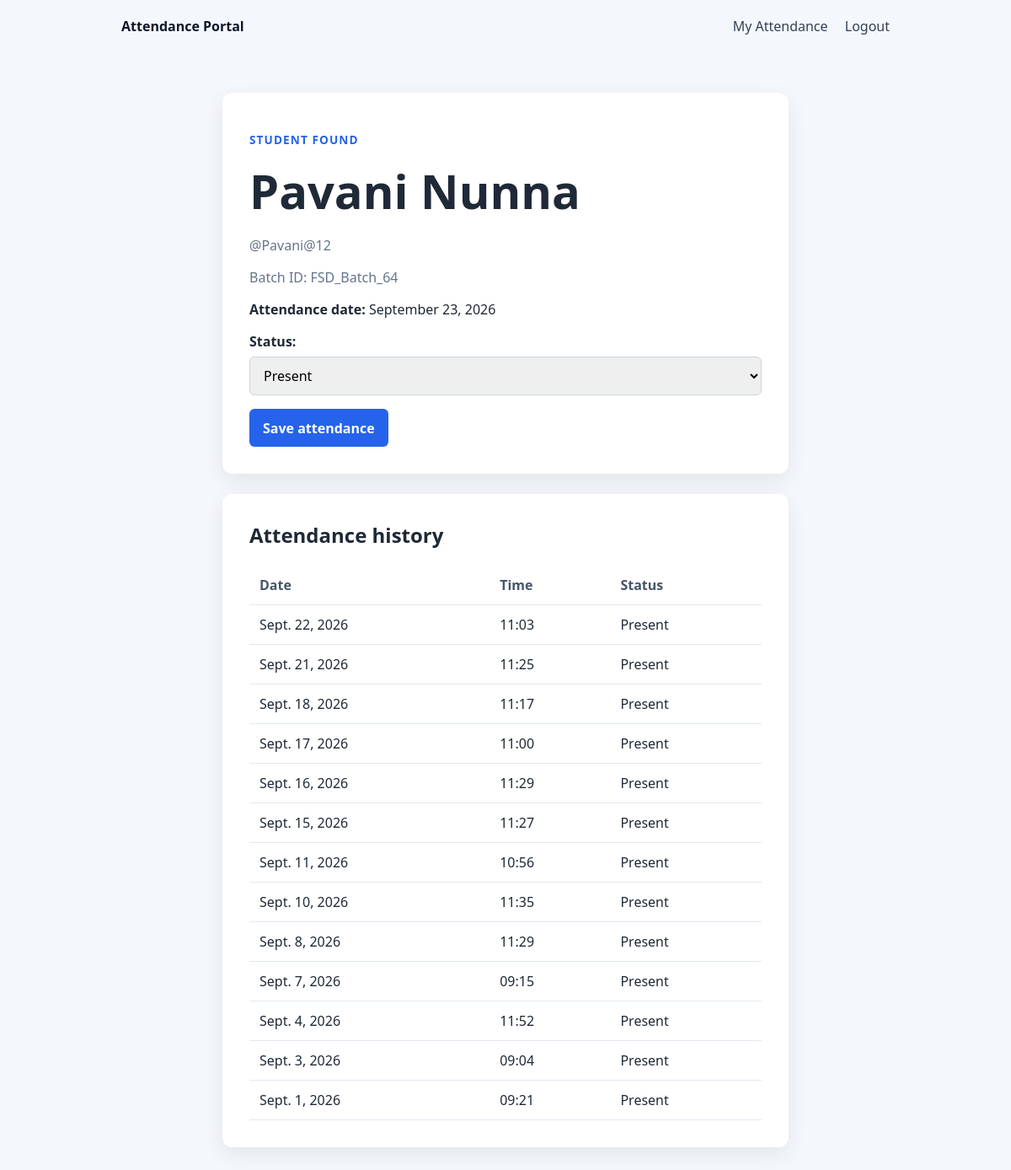
The page /attendance/Pavani@12/ (signed in) on the database its author committed.
### student/models.py (models this page shows, shortened)
class StudentModel(models.Model):
    id = models.IntegerField(primary_key=True)
    full_name = models.CharField(max_length=150)
    email = models.EmailField(max_length=150)
    phone = models.CharField(max_length=10, unique=True, blank=True, null=True)
    batch_id = models.CharField(max_length=30)

### attendance/models.py (models this page shows, shortened)
class Attendance(models.Model):
    STATUS_CHOICES = [
        ("PRESENT", "Present"),
        ("ABSENT", "Absent"),
        ("LATE", "Late"),
    ]
    student = models.ForeignKey(
        settings.AUTH_USER_MODEL,
        on_delete=models.CASCADE,
        related_name="attendances",
    )
    student_full_name = models.CharField(max_length=301, editable=False)
    date = models.DateField(default=timezone.now)
    time = models.TimeField(auto_now_add=True)
    status = models.CharField(
        max_length=10, choices=STATUS_CHOICES, default="PRESENT"
    )
    class Meta:
        constraints = [
            models.UniqueConstraint(
                fields=["student", "date"], name="unique_daily_student_attendance"
            )
        ]
        ordering = ["-date", "-time"]

### attendance/views.py (the view, shortened to what this page needs)
# urls.py: path("<str:username>/", StudentAttendancePage.as_view(), name="student-attendance"),
class StudentAttendancePage(View):
    template_name = "attendance/student_attendance.html"
    def get_student(self, username):
        User = get_user_model()
        return get_object_or_404(User, username=username)
    def get(self, request, username):
        if not request.user.is_authenticated:
            return redirect("login")
        if request.user.username != username:
            return HttpResponseForbidden("You can only view your own attendance page.")
        student = self.get_student(username)
        student_record = StudentModel.objects.filter(id=student.id).first()
        return render(
            request,
            self.template_name,
            {
                "student": student,
                "student_record": student_record,
                "form": AttendanceForm(),
                "today": timezone.localdate(),
                "history": Attendance.objects.filter(student=student),
            },
        )

### attendance/forms.py
class AttendanceForm(forms.ModelForm):
    class Meta:
        model = Attendance
        fields = ["status"]

### templates/attendance/student_attendance.html (shortened to what this page needs)
{% extends "base.html" %}
{% block content %}
  <section class="card">
    <p class="eyebrow">Student found</p>
    <h1>{{ student.get_full_name|default:student.username }}</h1>
    <p class="subtle">@{{ student.username }}</p>
    {% if student_record %}
      <p class="subtle">Batch ID: {{ student_record.batch_id }}</p>
    {% endif %}
    <p><strong>Attendance date:</strong> {{ today|date:"F j, Y" }}</p>
    <form method="post">
      {{ form.as_p }}
      <button type="submit">Save attendance</button>
    </form>
  </section>
  <section class="card history">
    <h2>Attendance history</h2>
    {% if history %}
      <table>
        <thead><tr><th>Date</th><th>Time</th><th>Status</th></tr></thead>
        <tbody>
          {% for record in history %}
            <tr><td>{{ record.date }}</td><td>{{ record.time|time:"H:i" }}</td><td>{{ record.get_status_display }}</td></tr>
          {% endfor %}
        </tbody>
      </table>
    {% else %}
      <p class="subtle">No attendance records yet.</p>
    {% endif %}
  </section>
{% endblock %}

### templates/base.html (shortened to what this page needs)
{% load static %}
<!doctype html>
<html lang="en">
  <head>
    <link rel="stylesheet" href="{% static 'css/site.css' %}" />
  </head>
  <body>
    <nav>
      <a class="brand" href="{% url 'home' %}">Attendance Portal</a>
      <div>
        {% if user.is_authenticated %}
        <a
          href="{% url 'attendance:student-attendance' username=user.username %}"
          >My Attendance</a
        >
        <a href="{% url 'logout' %}">Logout</a>
        {% else %}
        <a href="{% url 'login' %}">Login</a>
        <a href="{% url 'register' %}">Register</a>
        {% endif %}
      </div>
    </nav>
    <main>
       {% block content %}{% endblock %}
    </main>
  </body>
</html>

### static/css/site.css (style rules this page uses)
:root { font-family: system-ui, -apple-system, BlinkMacSystemFont, "Segoe UI", sans-serif; color: #1f2937; background: #f4f7fb; }
* { box-sizing: border-box; }
body { margin: 0; }
nav { max-width: 960px; margin: auto; padding: 1.25rem 1.5rem; display: flex; justify-content: space-between; align-items: center; }
nav a { color: #334155; margin-left: 1rem; text-decoration: none; }
nav .brand { margin-left: 0; color: #0f172a; font-weight: 700; }
main { max-width: 720px; margin: 3rem auto; padding: 0 1.5rem; }
h1 { margin: 0.25rem 0 0.75rem; font-size: clamp(2rem, 6vw, 3.5rem); }
h2 { margin-top: 0; }
.card { background: white; border-radius: 12px; box-shadow: 0 8px 26px #0f172a14; padding: 2rem; margin-bottom: 1.5rem; }
.eyebrow { color: #2563eb; font-size: .85rem; font-weight: 700; letter-spacing: .08em; text-transform: uppercase; }
.subtle { color: #64748b; }
form p { display: grid; gap: .4rem; }
label { font-weight: 600; }
input, select { width: 100%; padding: .65rem .75rem; border: 1px solid #cbd5e1; border-radius: 6px; font: inherit; }
button, .button { display: inline-block; background: #2563eb; color: #fff; border: 0; border-radius: 6px; padding: .7rem 1rem; font: inherit; font-weight: 600; cursor: pointer; text-decoration: none; }
table { width: 100%; border-collapse: collapse; text-align: left; }
th, td { padding: .75rem; border-bottom: 1px solid #e2e8f0; }
th { color: #475569; }

### rows shown on the page
StudentModel: batch_id "FSD_Batch_64"
Attendance: date "Sept. 22, 2026", time "11:03", status "Present"
Attendance: date "Sept. 21, 2026", time "11:25", status "Present"
Attendance: date "Sept. 18, 2026", time "11:17", status "Present"
Attendance: date "Sept. 17, 2026", time "11:00", status "Present"
Attendance: date "Sept. 16, 2026", time "11:29", status "Present"
Attendance: date "Sept. 15, 2026", time "11:27", status "Present"
Attendance: date "Sept. 11, 2026", time "10:56", status "Present"
Attendance: date "Sept. 10, 2026", time "11:35", status "Present"
Attendance: date "Sept. 8, 2026", time "11:29", status "Present"
Attendance: date "Sept. 7, 2026", time "09:15", status "Present"
Attendance: date "Sept. 4, 2026", time "11:52", status "Present"
Attendance: date "Sept. 3, 2026", time "09:04", status "Present"
Attendance: date "Sept. 1, 2026", time "09:21", status "Present"

### other values the page prints
{{ student.get_full_name|default:student.username }} "Pavani Nunna"
{{ student.username }} "Pavani@12"
{{ today|date:"F j, Y" }} "September 23, 2026"
